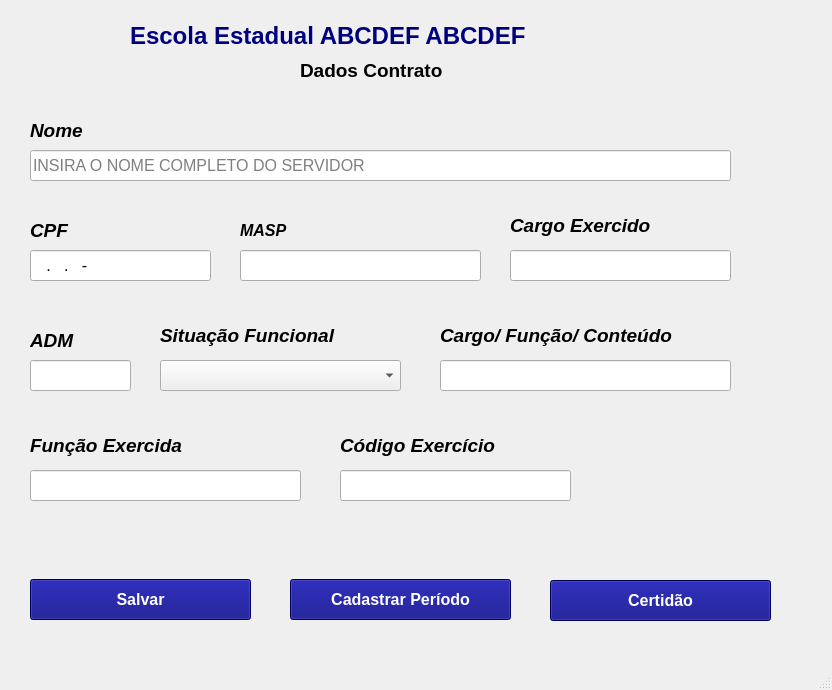
<?xml version="1.0" encoding="UTF-8"?>
<ui version="4.0">
 <class>MainWindow</class>
 <widget class="QMainWindow" name="MainWindow">
  <property name="geometry">
   <rect>
    <x>0</x>
    <y>0</y>
    <width>832</width>
    <height>690</height>
   </rect>
  </property>
  <property name="windowTitle">
   <string>MainWindow</string>
  </property>
  <widget class="QWidget" name="centralwidget">
   <widget class="QLabel" name="label">
    <property name="geometry">
     <rect>
      <x>130</x>
      <y>20</y>
      <width>591</width>
      <height>31</height>
     </rect>
    </property>
    <property name="font">
     <font>
      <family>Arial</family>
      <pointsize>18</pointsize>
      <weight>75</weight>
      <bold>true</bold>
     </font>
    </property>
    <property name="styleSheet">
     <string notr="true">color:rgb(0, 0, 127)</string>
    </property>
    <property name="text">
     <string>Escola Estadual ABCDEF ABCDEF</string>
    </property>
   </widget>
   <widget class="QLabel" name="label_2">
    <property name="geometry">
     <rect>
      <x>300</x>
      <y>60</y>
      <width>191</width>
      <height>21</height>
     </rect>
    </property>
    <property name="font">
     <font>
      <family>Arial</family>
      <pointsize>14</pointsize>
      <weight>75</weight>
      <bold>true</bold>
     </font>
    </property>
    <property name="text">
     <string>Dados Contrato</string>
    </property>
   </widget>
   <widget class="QLabel" name="label_3">
    <property name="geometry">
     <rect>
      <x>30</x>
      <y>120</y>
      <width>71</width>
      <height>21</height>
     </rect>
    </property>
    <property name="font">
     <font>
      <family>Arial</family>
      <pointsize>14</pointsize>
      <weight>75</weight>
      <italic>true</italic>
      <bold>true</bold>
     </font>
    </property>
    <property name="text">
     <string>Nome</string>
    </property>
   </widget>
   <widget class="QLineEdit" name="txtNome">
    <property name="geometry">
     <rect>
      <x>30</x>
      <y>150</y>
      <width>701</width>
      <height>31</height>
     </rect>
    </property>
    <property name="font">
     <font>
      <pointsize>12</pointsize>
     </font>
    </property>
    <property name="placeholderText">
     <string>INSIRA O NOME COMPLETO DO SERVIDOR</string>
    </property>
   </widget>
   <widget class="QLabel" name="label_4">
    <property name="geometry">
     <rect>
      <x>30</x>
      <y>220</y>
      <width>71</width>
      <height>21</height>
     </rect>
    </property>
    <property name="font">
     <font>
      <family>Arial</family>
      <pointsize>14</pointsize>
      <weight>75</weight>
      <italic>true</italic>
      <bold>true</bold>
     </font>
    </property>
    <property name="text">
     <string>CPF</string>
    </property>
   </widget>
   <widget class="QLineEdit" name="txtCpf">
    <property name="geometry">
     <rect>
      <x>30</x>
      <y>250</y>
      <width>181</width>
      <height>31</height>
     </rect>
    </property>
    <property name="font">
     <font>
      <pointsize>12</pointsize>
     </font>
    </property>
    <property name="inputMask">
     <string>000.000.000-00</string>
    </property>
   </widget>
   <widget class="QLabel" name="label_5">
    <property name="geometry">
     <rect>
      <x>240</x>
      <y>220</y>
      <width>71</width>
      <height>21</height>
     </rect>
    </property>
    <property name="font">
     <font>
      <family>Arial</family>
      <pointsize>12</pointsize>
      <weight>75</weight>
      <italic>true</italic>
      <bold>true</bold>
     </font>
    </property>
    <property name="text">
     <string>MASP</string>
    </property>
   </widget>
   <widget class="QLineEdit" name="txtMasp">
    <property name="geometry">
     <rect>
      <x>240</x>
      <y>250</y>
      <width>241</width>
      <height>31</height>
     </rect>
    </property>
    <property name="font">
     <font>
      <pointsize>12</pointsize>
     </font>
    </property>
   </widget>
   <widget class="QLabel" name="label_6">
    <property name="geometry">
     <rect>
      <x>510</x>
      <y>210</y>
      <width>211</width>
      <height>31</height>
     </rect>
    </property>
    <property name="font">
     <font>
      <family>Arial</family>
      <pointsize>14</pointsize>
      <weight>75</weight>
      <italic>true</italic>
      <bold>true</bold>
     </font>
    </property>
    <property name="text">
     <string>Cargo Exercido</string>
    </property>
   </widget>
   <widget class="QLineEdit" name="txtCargo">
    <property name="geometry">
     <rect>
      <x>510</x>
      <y>250</y>
      <width>221</width>
      <height>31</height>
     </rect>
    </property>
    <property name="font">
     <font>
      <pointsize>12</pointsize>
     </font>
    </property>
   </widget>
   <widget class="QLabel" name="label_7">
    <property name="geometry">
     <rect>
      <x>30</x>
      <y>330</y>
      <width>71</width>
      <height>21</height>
     </rect>
    </property>
    <property name="font">
     <font>
      <family>Arial</family>
      <pointsize>14</pointsize>
      <weight>75</weight>
      <italic>true</italic>
      <bold>true</bold>
     </font>
    </property>
    <property name="text">
     <string>ADM</string>
    </property>
   </widget>
   <widget class="QLineEdit" name="txtAdm">
    <property name="geometry">
     <rect>
      <x>30</x>
      <y>360</y>
      <width>101</width>
      <height>31</height>
     </rect>
    </property>
    <property name="font">
     <font>
      <pointsize>12</pointsize>
     </font>
    </property>
   </widget>
   <widget class="QLabel" name="label_8">
    <property name="geometry">
     <rect>
      <x>160</x>
      <y>320</y>
      <width>231</width>
      <height>31</height>
     </rect>
    </property>
    <property name="font">
     <font>
      <family>Arial</family>
      <pointsize>14</pointsize>
      <weight>75</weight>
      <italic>true</italic>
      <bold>true</bold>
     </font>
    </property>
    <property name="text">
     <string>Situação Funcional</string>
    </property>
   </widget>
   <widget class="QLabel" name="label_11">
    <property name="geometry">
     <rect>
      <x>440</x>
      <y>320</y>
      <width>291</width>
      <height>31</height>
     </rect>
    </property>
    <property name="font">
     <font>
      <family>Arial</family>
      <pointsize>14</pointsize>
      <weight>75</weight>
      <italic>true</italic>
      <bold>true</bold>
     </font>
    </property>
    <property name="text">
     <string>Cargo/ Função/ Conteúdo</string>
    </property>
   </widget>
   <widget class="QLabel" name="label_12">
    <property name="geometry">
     <rect>
      <x>30</x>
      <y>430</y>
      <width>231</width>
      <height>31</height>
     </rect>
    </property>
    <property name="font">
     <font>
      <family>Arial</family>
      <pointsize>14</pointsize>
      <weight>75</weight>
      <italic>true</italic>
      <bold>true</bold>
     </font>
    </property>
    <property name="text">
     <string>Função Exercida</string>
    </property>
   </widget>
   <widget class="QLabel" name="label_13">
    <property name="geometry">
     <rect>
      <x>340</x>
      <y>430</y>
      <width>231</width>
      <height>31</height>
     </rect>
    </property>
    <property name="font">
     <font>
      <family>Arial</family>
      <pointsize>14</pointsize>
      <weight>75</weight>
      <italic>true</italic>
      <bold>true</bold>
     </font>
    </property>
    <property name="text">
     <string>Código Exercício</string>
    </property>
   </widget>
   <widget class="QPushButton" name="btnSalvar">
    <property name="geometry">
     <rect>
      <x>30</x>
      <y>579</y>
      <width>221</width>
      <height>41</height>
     </rect>
    </property>
    <property name="font">
     <font>
      <pointsize>12</pointsize>
      <weight>75</weight>
      <bold>true</bold>
     </font>
    </property>
    <property name="styleSheet">
     <string notr="true">color: rgb(255, 255, 255);
background-color: rgb(0, 0, 127);</string>
    </property>
    <property name="text">
     <string>Salvar</string>
    </property>
   </widget>
   <widget class="QPushButton" name="btnCadastroPeriodo">
    <property name="enabled">
     <bool>true</bool>
    </property>
    <property name="geometry">
     <rect>
      <x>290</x>
      <y>579</y>
      <width>221</width>
      <height>41</height>
     </rect>
    </property>
    <property name="font">
     <font>
      <pointsize>12</pointsize>
      <weight>75</weight>
      <bold>true</bold>
     </font>
    </property>
    <property name="styleSheet">
     <string notr="true">color: rgb(255, 255, 255);
background-color: rgb(0, 0, 127);</string>
    </property>
    <property name="text">
     <string>Cadastrar Período</string>
    </property>
   </widget>
   <widget class="QComboBox" name="BoxSitFuncional">
    <property name="geometry">
     <rect>
      <x>160</x>
      <y>360</y>
      <width>241</width>
      <height>31</height>
     </rect>
    </property>
    <property name="font">
     <font>
      <pointsize>12</pointsize>
     </font>
    </property>
   </widget>
   <widget class="QLineEdit" name="txtCargoFuncao">
    <property name="geometry">
     <rect>
      <x>440</x>
      <y>360</y>
      <width>291</width>
      <height>31</height>
     </rect>
    </property>
    <property name="font">
     <font>
      <pointsize>12</pointsize>
     </font>
    </property>
   </widget>
   <widget class="QLineEdit" name="txtFuncao">
    <property name="geometry">
     <rect>
      <x>30</x>
      <y>470</y>
      <width>271</width>
      <height>31</height>
     </rect>
    </property>
    <property name="font">
     <font>
      <pointsize>12</pointsize>
     </font>
    </property>
   </widget>
   <widget class="QLineEdit" name="txtCodigoExc">
    <property name="geometry">
     <rect>
      <x>340</x>
      <y>470</y>
      <width>231</width>
      <height>31</height>
     </rect>
    </property>
    <property name="font">
     <font>
      <pointsize>12</pointsize>
     </font>
    </property>
   </widget>
   <widget class="QPushButton" name="btnRelatorio">
    <property name="enabled">
     <bool>true</bool>
    </property>
    <property name="geometry">
     <rect>
      <x>550</x>
      <y>580</y>
      <width>221</width>
      <height>41</height>
     </rect>
    </property>
    <property name="font">
     <font>
      <pointsize>12</pointsize>
      <weight>75</weight>
      <bold>true</bold>
     </font>
    </property>
    <property name="styleSheet">
     <string notr="true">color: rgb(255, 255, 255);
background-color: rgb(0, 0, 127);</string>
    </property>
    <property name="text">
     <string>Certidão</string>
    </property>
   </widget>
  </widget>
  <widget class="QMenuBar" name="menubar">
   <property name="geometry">
    <rect>
     <x>0</x>
     <y>0</y>
     <width>832</width>
     <height>26</height>
    </rect>
   </property>
  </widget>
  <widget class="QStatusBar" name="statusbar"/>
 </widget>
 <resources/>
 <connections/>
</ui>
